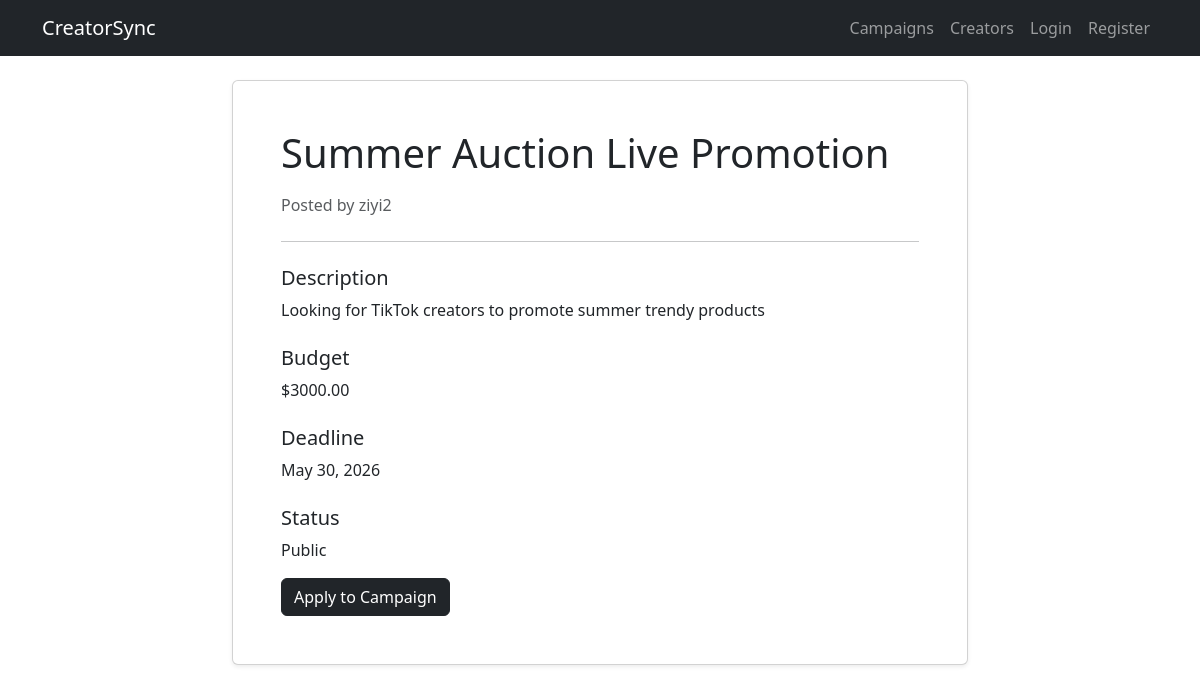
Page /campaign/1 on the committed database.
### creatorsync/models.py (models this page shows, shortened)
class Campaign(models.Model):
    brand = models.ForeignKey(User, on_delete=models.CASCADE)
    title = models.CharField(max_length=200)
    description = models.TextField()
    budget = models.DecimalField(max_digits=10, decimal_places=2)
    deadline = models.DateField()
    status = models.CharField(max_length=50)
    created_at = models.DateTimeField(auto_now_add=True)

### creatorsync/views.py (the view)
def campaign_detail_view(request, campaign_id):
    campaign = Campaign.objects.get(id=campaign_id)
    return render(request, "creatorsync/campaign_detail.html", {
        "campaign": campaign
    })

### creatorsync/templates/creatorsync/campaign_detail.html
{% extends "creatorsync/layout.html" %}
{% block body %}
<div class="row justify-content-center">
    <div class="col-md-8">
        <div class="card shadow-sm">
            <div class="card-body p-5">
                <h1 class="mb-3">
                    {{ campaign.title }}
                </h1>
                <p class="text-muted mb-4">
                    Posted by {{ campaign.brand.username }}
                </p>
                <hr>
                <h5 class="mt-4">
                    Description
                </h5>
                <p>
                    {{ campaign.description }}
                </p>
                <h5 class="mt-4">
                    Budget
                </h5>
                <p>
                    ${{ campaign.budget }}
                </p>
                <h5 class="mt-4">
                    Deadline
                </h5>
                <p>
                    {{ campaign.deadline }}
                </p>
                <h5 class="mt-4">
                    Status
                </h5>
                <p>
                    {{ campaign.status }}
                </p>
                <a
                   href="{% url 'apply_campaign' campaign.id %}"
                   class="btn btn-dark"
                >
                   Apply to Campaign
                </a>
            </div>
        </div>
    </div>
</div>
{% endblock %}

### rows in the picture
Campaign: title "Summer Auction Live Promotion", brand.username "ziyi2", description "Looking for TikTok creators to promote summer trendy products", budget "3000.00", deadline "May 30, 2026", status "Public"
